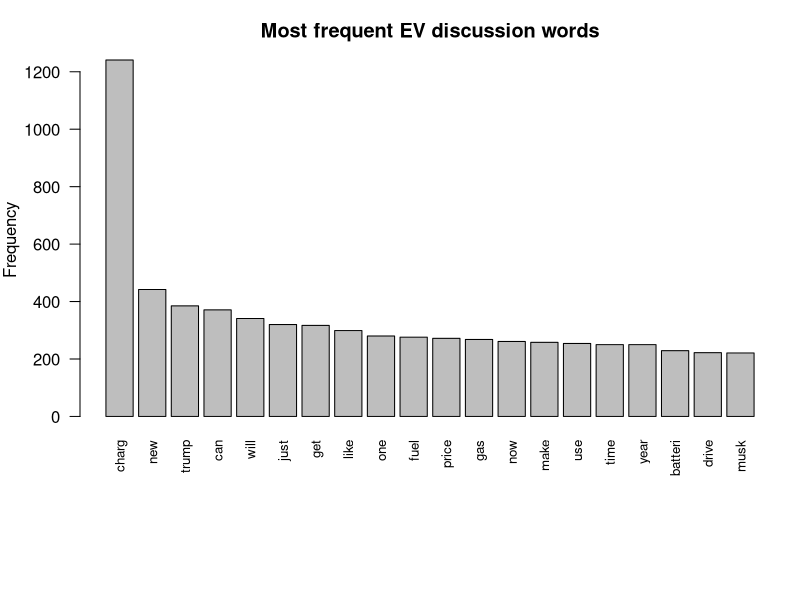
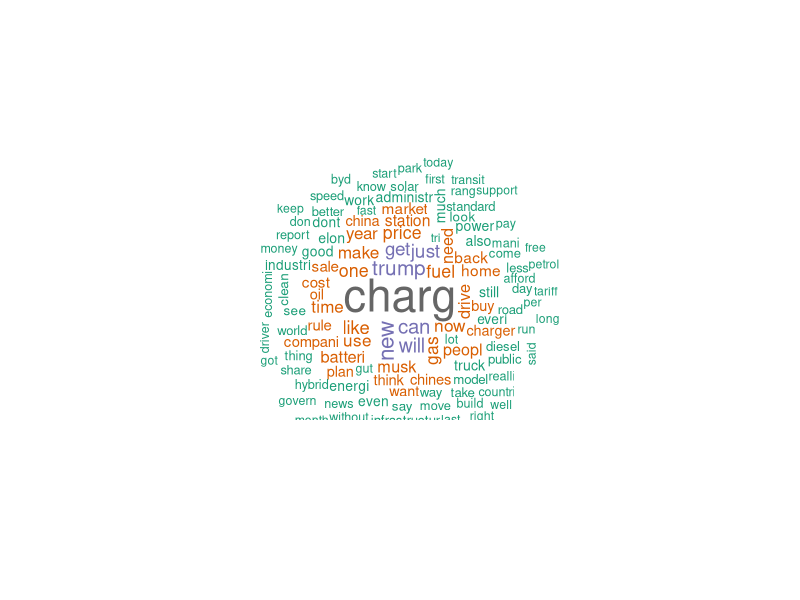

These figures' R source, in order:
## ---- chunk 1
install.packages("igraph")
## ---- chunk 2
library(tm)
library(SnowballC)
library(wordcloud)
library(RColorBrewer)
library(igraph)
## ---- chunk 3
EV = read.csv("bluesky_electric_vehicle_data.csv", as.is=TRUE)
stopifnot(all(c("uri", "text", "author_handle", "like_count", "search_topic", "in_reply_to") %in% names(EV)))
cat("Rows:", nrow(EV), "Columns:", ncol(EV), "\n")
print(names(EV))
print(table(EV$search_topic, useNA="ifany"))
cat("Unique post URIs:", length(unique(EV$uri)), "\n")
cat("Unique author handles:", length(unique(EV$author_handle)), "\n")
print(colSums(is.na(EV)))
## ---- chunk 4
EV = EV[!duplicated(EV$uri), ]
EV = EV[!is.na(EV$text) & nzchar(trimws(EV$text)), ]
EV$like_count = as.numeric(EV$like_count)
EV$reply_count = as.numeric(EV$reply_count)
EV$repost_count = as.numeric(EV$repost_count)
EV$quote_count = as.numeric(EV$quote_count)
EV = EV[!is.na(EV$search_topic) & !is.na(EV$like_count), ]
EV$engagement = rowSums(cbind(EV$like_count, EV$reply_count, EV$repost_count, EV$quote_count), na.rm=TRUE)
cat("Usable posts:", nrow(EV), "\n")
print(summary(EV[, c("like_count", "reply_count", "repost_count", "engagement")]))
print(table(EV$search_topic))
## ---- chunk 5
EV_text = EV$text
EV_text = gsub("https?://[^[:space:]]+|www\\.[^[:space:]]+", " ", EV_text, perl=TRUE)
EV.corpus = Corpus(VectorSource(EV_text))
EV.corpus = tm_map(EV.corpus, content_transformer(function(x) iconv(x, to="ASCII", sub=" ")))
EV.corpus = tm_map(EV.corpus, removeNumbers)
EV.corpus = tm_map(EV.corpus, removePunctuation)
EV.corpus = tm_map(EV.corpus, stripWhitespace)
EV.corpus = tm_map(EV.corpus, content_transformer(tolower))
EV.corpus = tm_map(EV.corpus, removeWords, stopwords("english"))
# Common query words removed to expose more specific themes; document this choice.
EV.corpus = tm_map(EV.corpus, removeWords, c("electric", "vehicle", "vehicles", "cars", "car", "tesla", "ev", "bsky", "bluesky"))
EV.corpus = tm_map(EV.corpus, stemDocument)
EV.dtm = DocumentTermMatrix(EV.corpus)
cat("Document-term matrix:", dim(EV.dtm), "\n")
## ---- chunk 6
frequencies = colSums(as.matrix(EV.dtm))
frequencies = sort(frequencies, decreasing=TRUE)
print(head(frequencies, 20))
## ---- chunk 7
top = head(frequencies, 20)
par(mar=c(9,4,3,1))
barplot(top, las=2, cex.names=0.8, main="Most frequent EV discussion words", ylab="Frequency")
## ---- chunk 8
wordcloud(names(frequencies), frequencies, min.freq=5, max.words=120,
          random.order=FALSE, colors=brewer.pal(8, "Dark2"), scale=c(2.7,0.6))
